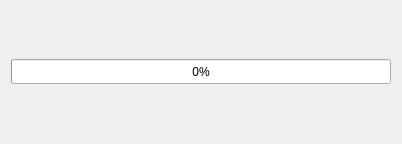
<?xml version="1.0" encoding="UTF-8"?>
<ui version="4.0">
 <class>batch</class>
 <widget class="QWidget" name="batch">
  <property name="geometry">
   <rect>
    <x>0</x>
    <y>0</y>
    <width>398</width>
    <height>144</height>
   </rect>
  </property>
  <property name="sizePolicy">
   <sizepolicy hsizetype="Preferred" vsizetype="Expanding">
    <horstretch>0</horstretch>
    <verstretch>0</verstretch>
   </sizepolicy>
  </property>
  <property name="windowTitle">
   <string>Batch processing</string>
  </property>
  <layout class="QVBoxLayout" name="verticalLayout_3">
   <item>
    <layout class="QHBoxLayout" name="horizontalLayout" stretch="1,0">
     <item>
      <layout class="QVBoxLayout" name="layout_names"/>
     </item>
     <item>
      <layout class="QVBoxLayout" name="layout_status"/>
     </item>
    </layout>
   </item>
   <item>
    <widget class="QProgressBar" name="pb_progress">
     <property name="minimumSize">
      <size>
       <width>380</width>
       <height>25</height>
      </size>
     </property>
     <property name="value">
      <number>0</number>
     </property>
    </widget>
   </item>
  </layout>
 </widget>
 <resources/>
 <connections/>
</ui>
